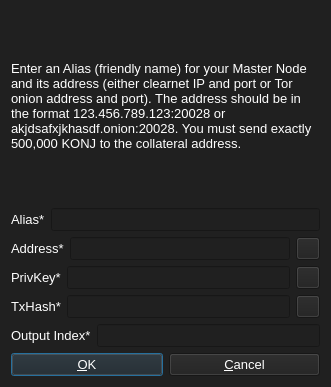
<?xml version="1.0" encoding="UTF-8"?>
<ui version="4.0">
 <class>AddEditAdrenalineNode</class>
 <widget class="QDialog" name="AddEditAdrenalineNode">
  <property name="geometry">
   <rect>
    <x>0</x>
    <y>0</y>
    <width>331</width>
    <height>387</height>
   </rect>
  </property>
  <property name="windowTitle">
   <string>Add/Edit Konjungate Node</string>
  </property>
  <property name="styleSheet">
   <string notr="true">background-color: rgb(32, 32, 32);
color: rgb(255, 255, 255);</string>
  </property>
  <property name="modal">
   <bool>true</bool>
  </property>
  <layout class="QVBoxLayout" name="verticalLayout">
   <item>
    <widget class="QLabel" name="label_9">
     <property name="sizePolicy">
      <sizepolicy hsizetype="Preferred" vsizetype="Expanding">
       <horstretch>0</horstretch>
       <verstretch>0</verstretch>
      </sizepolicy>
     </property>
     <property name="font">
      <font>
       <pointsize>10</pointsize>
      </font>
     </property>
     <property name="text">
      <string>&lt;html&gt;&lt;head/&gt;&lt;body&gt;&lt;p&gt;Enter an Alias (friendly name) for your Master Node and its address (either clearnet IP and port or Tor onion address and port). The address should be in the format 123.456.789.123:20028 or akjdsafxjkhasdf.onion:20028. You must send exactly 500,000 KONJ to the collateral address.&lt;/p&gt;&lt;/body&gt;&lt;/html&gt;</string>
     </property>
     <property name="wordWrap">
      <bool>true</bool>
     </property>
    </widget>
   </item>
   <item>
    <layout class="QHBoxLayout" name="horizontalLayout_4">
     <property name="bottomMargin">
      <number>0</number>
     </property>
     <item>
      <widget class="QLabel" name="label_4">
       <property name="font">
        <font>
         <pointsize>10</pointsize>
        </font>
       </property>
       <property name="text">
        <string>Alias*</string>
       </property>
      </widget>
     </item>
     <item>
      <widget class="QLineEdit" name="aliasLineEdit">
       <property name="font">
        <font>
         <pointsize>10</pointsize>
        </font>
       </property>
      </widget>
     </item>
    </layout>
   </item>
   <item>
    <layout class="QHBoxLayout" name="horizontalLayout_5">
     <property name="bottomMargin">
      <number>0</number>
     </property>
     <item>
      <widget class="QLabel" name="label_6">
       <property name="font">
        <font>
         <pointsize>10</pointsize>
        </font>
       </property>
       <property name="text">
        <string>Address*</string>
       </property>
      </widget>
     </item>
     <item>
      <widget class="QLineEdit" name="addressLineEdit">
       <property name="font">
        <font>
         <pointsize>10</pointsize>
        </font>
       </property>
      </widget>
     </item>
     <item>
      <widget class="QToolButton" name="AddEditAddressPasteButton">
       <property name="toolTip">
        <string>Paste address from clipboard</string>
       </property>
       <property name="text">
        <string/>
       </property>
       <property name="icon">
        <iconset resource="../bitcoin.qrc">
         <normaloff>:/icons/editpaste</normaloff>:/icons/editpaste</iconset>
       </property>
       <property name="shortcut">
        <string>Alt+P</string>
       </property>
      </widget>
     </item>
    </layout>
   </item>
   <item>
    <layout class="QHBoxLayout" name="horizontalLayout_3">
     <property name="bottomMargin">
      <number>0</number>
     </property>
     <item>
      <widget class="QLabel" name="label_5">
       <property name="font">
        <font>
         <pointsize>10</pointsize>
        </font>
       </property>
       <property name="text">
        <string>PrivKey*</string>
       </property>
      </widget>
     </item>
     <item>
      <widget class="QLineEdit" name="privkeyLineEdit">
       <property name="font">
        <font>
         <pointsize>10</pointsize>
        </font>
       </property>
      </widget>
     </item>
     <item>
      <widget class="QToolButton" name="AddEditPrivkeyPasteButton">
       <property name="toolTip">
        <string>Paste address from clipboard</string>
       </property>
       <property name="text">
        <string/>
       </property>
       <property name="icon">
        <iconset resource="../bitcoin.qrc">
         <normaloff>:/icons/editpaste</normaloff>:/icons/editpaste</iconset>
       </property>
       <property name="shortcut">
        <string>Alt+P</string>
       </property>
      </widget>
     </item>
    </layout>
   </item>
   <item>
    <layout class="QHBoxLayout" name="horizontalLayout_2">
     <property name="bottomMargin">
      <number>0</number>
     </property>
     <item>
      <widget class="QLabel" name="label_2">
       <property name="font">
        <font>
         <pointsize>10</pointsize>
        </font>
       </property>
       <property name="text">
        <string>TxHash*</string>
       </property>
      </widget>
     </item>
     <item>
      <widget class="QLineEdit" name="txhashLineEdit">
       <property name="font">
        <font>
         <pointsize>10</pointsize>
        </font>
       </property>
      </widget>
     </item>
     <item>
      <widget class="QToolButton" name="AddEditTxhashPasteButton">
       <property name="toolTip">
        <string>Paste address from clipboard</string>
       </property>
       <property name="text">
        <string/>
       </property>
       <property name="icon">
        <iconset resource="../bitcoin.qrc">
         <normaloff>:/icons/editpaste</normaloff>:/icons/editpaste</iconset>
       </property>
       <property name="shortcut">
        <string>Alt+P</string>
       </property>
      </widget>
     </item>
    </layout>
   </item>
   <item>
    <layout class="QHBoxLayout" name="horizontalLayout_8">
     <property name="bottomMargin">
      <number>0</number>
     </property>
     <item>
      <widget class="QLabel" name="label_8">
       <property name="font">
        <font>
         <pointsize>10</pointsize>
        </font>
       </property>
       <property name="text">
        <string>Output Index*</string>
       </property>
      </widget>
     </item>
     <item>
      <widget class="QLineEdit" name="outputindexLineEdit">
       <property name="font">
        <font>
         <pointsize>10</pointsize>
        </font>
       </property>
      </widget>
     </item>
    </layout>
   </item>
   <item>
    <layout class="QHBoxLayout" name="horizontalLayout_Buttons">
     <item>
      <widget class="QPushButton" name="okButton">
       <property name="font">
        <font>
         <pointsize>10</pointsize>
        </font>
       </property>
       <property name="text">
        <string>&amp;OK</string>
       </property>
      </widget>
     </item>
     <item>
      <widget class="QPushButton" name="cancelButton">
       <property name="font">
        <font>
         <pointsize>10</pointsize>
        </font>
       </property>
       <property name="text">
        <string>&amp;Cancel</string>
       </property>
       <property name="autoDefault">
        <bool>false</bool>
       </property>
      </widget>
     </item>
    </layout>
   </item>
  </layout>
 </widget>
 <resources>
  <include location="../bitcoin.qrc"/>
 </resources>
 <connections/>
</ui>
